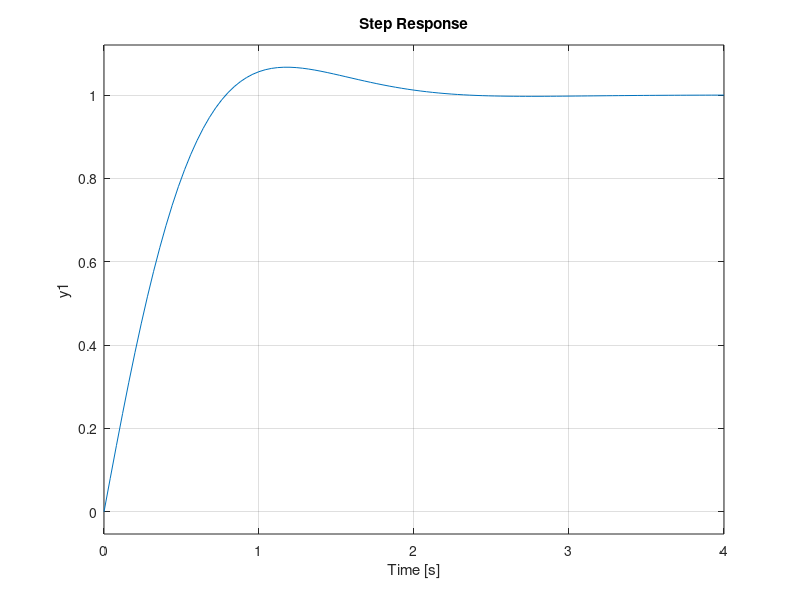
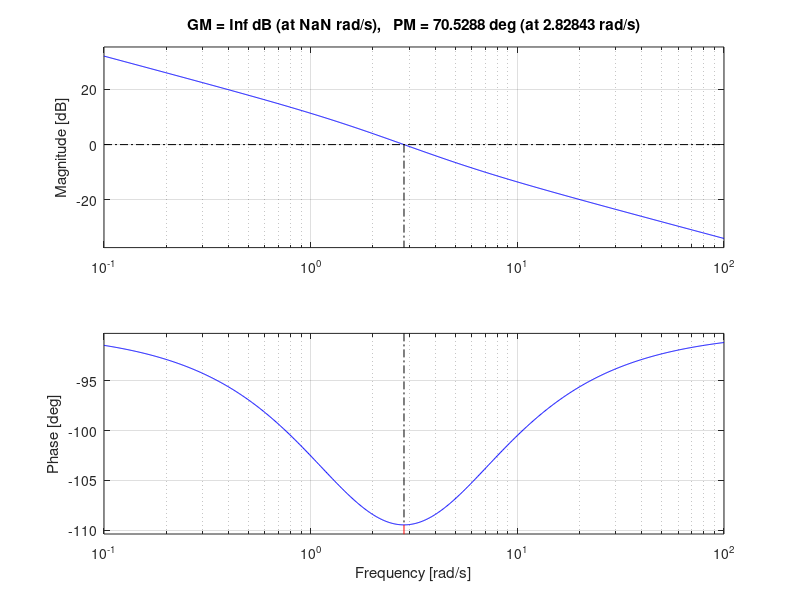

Write the MATLAB code that produced these figures, in order.
clear; close all
s=tf('s');

Gp=1/s/(s+2);%establecemos la FT de la planta
Gc=2*(s+4);%establecemos el controlador PD
step(feedback(Gp*Gc,1,-1));%vemos respuesta ante escalon
figure
margin(Gp*Gc)%analizamos el MF